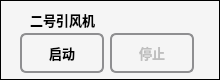
  <widget class="QFrame" name="frame_11">
   <property name="geometry">
    <rect>
     <x>1152</x>
     <y>614</y>
     <width>220</width>
     <height>80</height>
    </rect>
   </property>
   <property name="sizePolicy">
    <sizepolicy hsizetype="Fixed" vsizetype="Preferred">
     <horstretch>0</horstretch>
     <verstretch>0</verstretch>
    </sizepolicy>
   </property>
   <property name="minimumSize">
    <size>
     <width>220</width>
     <height>80</height>
    </size>
   </property>
   <property name="styleSheet">
    <string notr="true">background-color: rgb(245, 245, 245);</string>
   </property>
   <property name="frameShape">
    <enum>QFrame::Box</enum>
   </property>
   <property name="frameShadow">
    <enum>QFrame::Plain</enum>
   </property>
   <widget class="QLabel" name="label_35">
    <property name="geometry">
     <rect>
      <x>30</x>
      <y>10</y>
      <width>80</width>
      <height>20</height>
     </rect>
    </property>
    <property name="font">
     <font>
      <pointsize>10</pointsize>
      <weight>75</weight>
      <bold>true</bold>
     </font>
    </property>
    <property name="text">
     <string>二号引风机</string>
    </property>
   </widget>
   <widget class="QLabel" name="fan_two_state_label">
    <property name="geometry">
     <rect>
      <x>130</x>
      <y>10</y>
      <width>45</width>
      <height>20</height>
     </rect>
    </property>
    <property name="text">
     <string/>
    </property>
    <property name="alignment">
     <set>Qt::AlignCenter</set>
    </property>
   </widget>
   <widget class="QPushButton" name="startFanTwoButton">
    <property name="geometry">
     <rect>
      <x>20</x>
      <y>33</y>
      <width>84</width>
      <height>40</height>
     </rect>
    </property>
    <property name="font">
     <font>
      <pointsize>10</pointsize>
      <weight>75</weight>
      <bold>true</bold>
     </font>
    </property>
    <property name="styleSheet">
     <string notr="true">QPushButton {
    border: 2px solid #8f8f91;
    border-radius: 6px;
    background-color: qlineargradient(x1: 0, y1: 0, x2: 0, y2: 1,
                                      stop: 0 #f6f7fa, stop: 1 #dadbde);
    min-width: 80px;
}

QPushButton:pressed {
    background-color: qlineargradient(x1: 0, y1: 0, x2: 0, y2: 1,
                                      stop: 0 #dadbde, stop: 1 #f6f7fa);
}

QPushButton:flat {
    border: none; /* no border for a flat push button */
}

QPushButton:default {
    border-color: navy; /* make the default button prominent */
}</string>
    </property>
    <property name="text">
     <string>启动</string>
    </property>
    <property name="flat">
     <bool>false</bool>
    </property>
   </widget>
   <widget class="QPushButton" name="stopFanTwoButton">
    <property name="enabled">
     <bool>false</bool>
    </property>
    <property name="geometry">
     <rect>
      <x>110</x>
      <y>33</y>
      <width>84</width>
      <height>40</height>
     </rect>
    </property>
    <property name="font">
     <font>
      <pointsize>10</pointsize>
      <weight>75</weight>
      <bold>true</bold>
     </font>
    </property>
    <property name="styleSheet">
     <string notr="true">QPushButton {
    border: 2px solid #8f8f91;
    border-radius: 6px;
    background-color: qlineargradient(x1: 0, y1: 0, x2: 0, y2: 1,
                                      stop: 0 #f6f7fa, stop: 1 #dadbde);
    min-width: 80px;
}

QPushButton:pressed {
    background-color: qlineargradient(x1: 0, y1: 0, x2: 0, y2: 1,
                                      stop: 0 #dadbde, stop: 1 #f6f7fa);
}

QPushButton:flat {
    border: none; /* no border for a flat push button */
}

QPushButton:default {
    border-color: navy; /* make the default button prominent */
}</string>
    </property>
    <property name="text">
     <string>停止</string>
    </property>
    <property name="flat">
     <bool>false</bool>
    </property>
   </widget>
  </widget>
